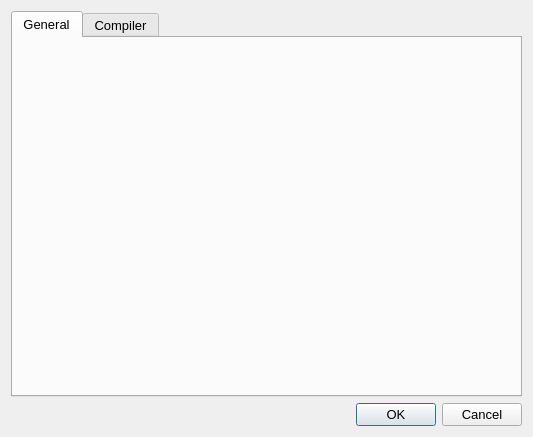
<?xml version="1.0" encoding="UTF-8"?>
<ui version="4.0">
 <class>OptionsDialog</class>
 <widget class="QDialog" name="OptionsDialog">
  <property name="geometry">
   <rect>
    <x>0</x>
    <y>0</y>
    <width>533</width>
    <height>437</height>
   </rect>
  </property>
  <property name="minimumSize">
   <size>
    <width>533</width>
    <height>437</height>
   </size>
  </property>
  <property name="windowTitle">
   <string>Options</string>
  </property>
  <layout class="QVBoxLayout" name="verticalLayout">
   <item>
    <widget class="QTabWidget" name="tabWidget">
     <property name="font">
      <font>
       <pointsize>10</pointsize>
      </font>
     </property>
     <property name="currentIndex">
      <number>0</number>
     </property>
     <widget class="GeneralSettings" name="generalSettings">
      <attribute name="title">
       <string>General</string>
      </attribute>
     </widget>
     <widget class="CompilerSettings" name="compilerSettings">
      <attribute name="title">
       <string>Compiler</string>
      </attribute>
     </widget>
    </widget>
   </item>
   <item>
    <widget class="QDialogButtonBox" name="buttonBox">
     <property name="font">
      <font>
       <pointsize>10</pointsize>
      </font>
     </property>
     <property name="standardButtons">
      <set>QDialogButtonBox::Cancel|QDialogButtonBox::Ok</set>
     </property>
    </widget>
   </item>
  </layout>
 </widget>
 <customwidgets>
  <customwidget>
   <class>GeneralSettings</class>
   <extends>QWidget</extends>
   <header>generalsettings.h</header>
   <container>1</container>
  </customwidget>
  <customwidget>
   <class>CompilerSettings</class>
   <extends>QWidget</extends>
   <header>compilersettings.h</header>
   <container>1</container>
  </customwidget>
 </customwidgets>
 <tabstops>
  <tabstop>tabWidget</tabstop>
 </tabstops>
 <resources/>
 <connections>
  <connection>
   <sender>buttonBox</sender>
   <signal>rejected()</signal>
   <receiver>OptionsDialog</receiver>
   <slot>reject()</slot>
   <hints>
    <hint type="sourcelabel">
     <x>176</x>
     <y>414</y>
    </hint>
    <hint type="destinationlabel">
     <x>176</x>
     <y>219</y>
    </hint>
   </hints>
  </connection>
 </connections>
</ui>
